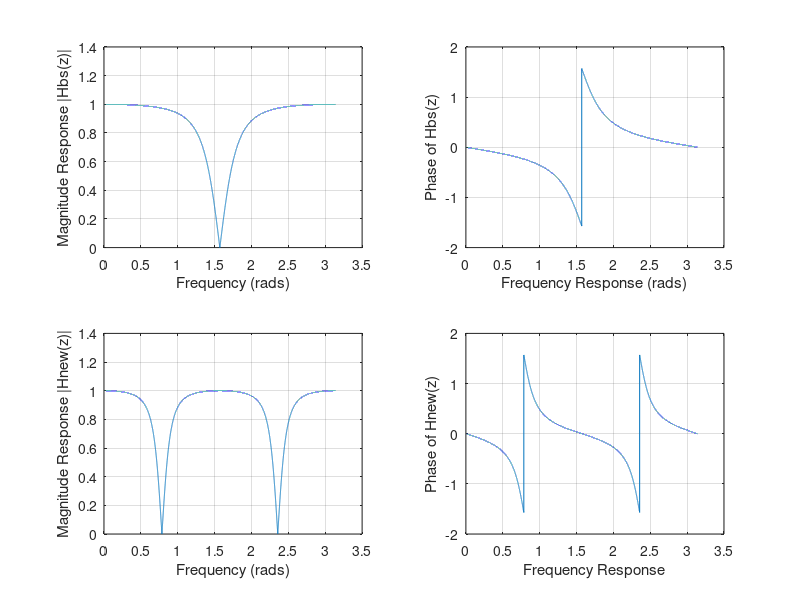

The MATLAB script that drew this image:
% setup sample rate and frequency vector
Fs = 8000;           % sample rate
w = 0:1/Fs:pi;       % frequency vector between 0 and pi

% given alpha = .6127 and beta = 0 calculated in the exam
% characterize transfer function of bandstop filter as a function of Z
% such that bandwidth is .15*pi and center frequency is .5*pi
b = [.8064 0 .8064]; % numerator coefficients
a = [1 0 .6127];     % denominator coefficients
Hbs = freqz(b,a,w);  % transfer function in terms of z

% plot magnitude response of Hbs(z)
subplot(221)
plot(w,abs(Hbs));
xlabel('Frequency (rads)');
ylabel('Magnitude Response |Hbs(z)|');
grid on;
% plot frequency response of Hbs(z)
subplot(222)
plot(w,angle(Hbs));
xlabel('Frequency Response (rads)');
ylabel('Phase of Hbs(z)');
grid on;

% Now, find frequency respinse of Hbsnew(z), a scaled version of
% Hbs(z). More specifically, Hnew(z) = Hbs(z^2). Notches should now occur
% at pi/4 and 3pi/4
bnew = [.8064 0 0 0 .8064]; % new numerator
anew = [1 0 0 0 .6127];     % new denominator
Hnew = freqz(bnew,anew,w);  % transfer function in terms of z

% plot magnitude response
subplot(223)
plot(w,abs(Hnew));
xlabel('Frequency (rads)');
ylabel('Magnitude Response |Hnew(z)|');
grid on;
% plot frequency response
subplot(224)
plot(w,angle(Hnew));
xlabel('Frequency Response');
ylabel('Phase of Hnew(z)');
grid on;